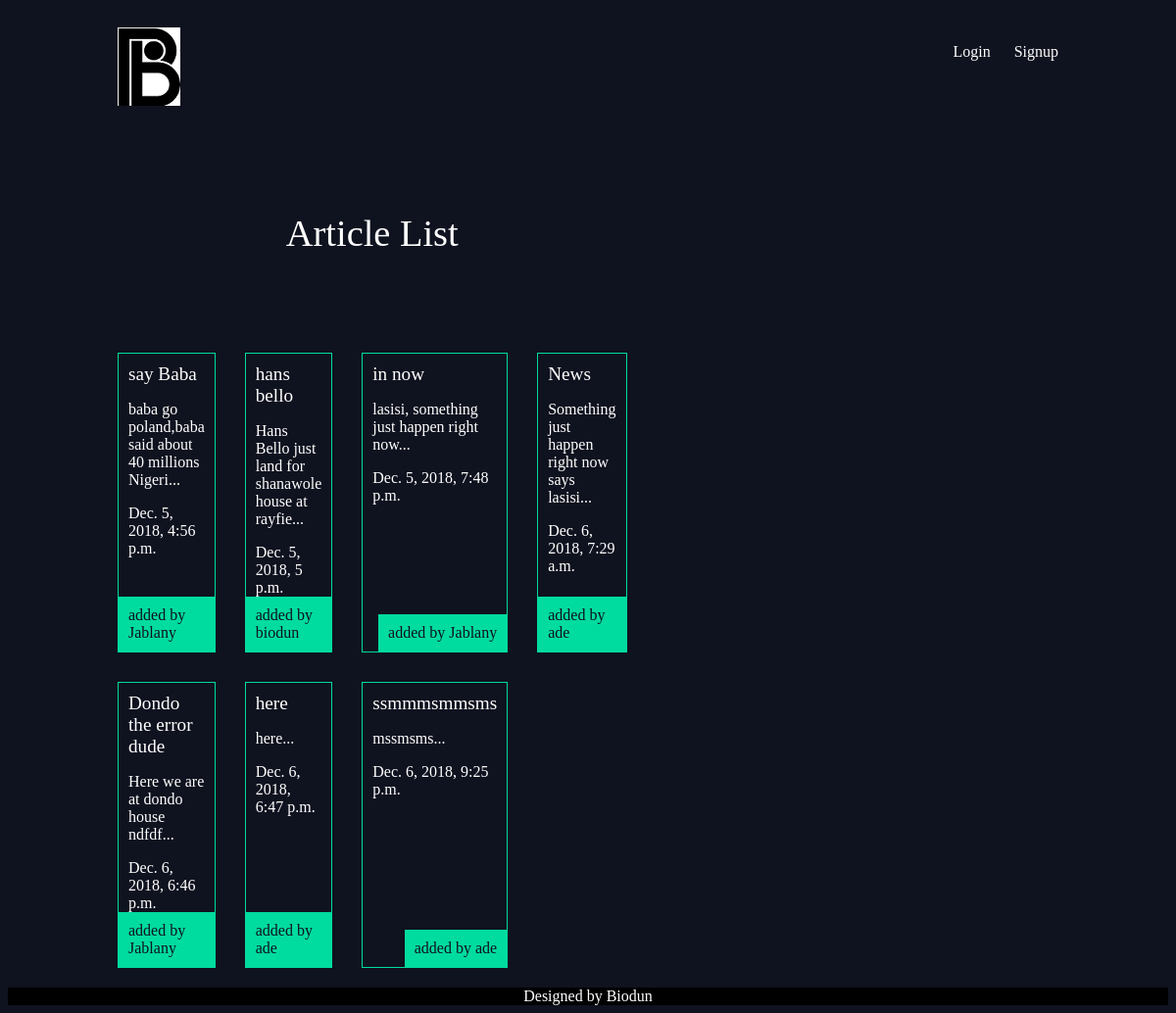
The app's page /articles/ with its own data.
### articles/models.py (models this page shows, shortened)
class Article(models.Model):
    title = models.CharField(max_length=100)
    slug = models.SlugField()
    body = models.TextField()
    date = models.DateTimeField(auto_now_add = True)
    thumb = models.ImageField(default='default.png',blank = True)
    author = models.ForeignKey(User, default=None)
    def snippet(self):
        return self.body[:50] + "..."

### articles/views.py (the view)
def article_list(request):
    articles = Article.objects.all().order_by('date')
    return render(request,'articles/article_list.html', {'articles':articles})

### articles/templates/articles/article_list.html
{% extends 'base_layout.html' %}
{% block content %}
<div class="wrapper">
               <h1>Article List</h1>
        <div class="articles">
            {% for article in articles %}
              <div class="article">
                  <h2><a href="{% url 'articles:detail' slug=article.slug %}">{{ article.title}}</a></h2>
                  <p>{{ article.snippet}}</p>
                  <p>{{ article.date}}</p>
                  <p class="author">added by {{ article.author.username}}</p>
              </div>
              {% endfor %}
        </div>
    </div>
{% endblock %}

### templates/base_layout.html (shortened to what this page needs)
{% load static from staticfiles %}
<!DOCTYPE html>
<html>
    <head>
        <link rel="stylesheet" href="{% static 'styles.css' %}">
    </head>
    <body>
        <header class="wrapper">
            <h1><a href="{% url 'home' %}"><img src="{% static 'images.png' %}" /> </a> </h1>
            <nav>
                <ul>
                    {% if user.is_authenticated %}
                    <li>
                        <form class="logout-link" action="{% url 'accounts:logout' %}" method="POST">
                            {% csrf_token %}
                            <button type="submit" >Logout</button>
                        </form>
                    </li>
                     <li><a href="{% url 'articles:create' %}" class="highlight">New Article</a></li>
                    {% else %}
                        <li><a href="{% url 'accounts:login' %}">Login</a></li>
                        <li><a href="{% url 'accounts:signup' %}">Signup</a></li>
                    {% endif %}
                </ul>
            </nav>
            {% block content %}
            {% endblock %}
        </header>
    </body>
    <footer class="foot">Designed by Biodun</footer>
</html>

### assets/styles.css (style rules this page uses)
body { background-color: #0f121f; background-image: url(bio.png); background-repeat:no-repeat; color: #fff; }
body * { font-family: Ubuntu; }
h1,h2,h3,h4,h5 { font-weight: normal; margin: 0; }
a,a:hover, a:visited { color: #fff; text-decoration: none; }
.wrapper { max-width: 960px; margin: 0 auto; }
div.wrapper h1 { text-align: center; margin: 100px auto; font-size: 2.4em; }
header { display: grid; grid-template-columns: 1fr 1fr; padding: 20px 0; }
nav { justify-self: end; }
nav li { display: inline-block; margin-left: 20px; }
.articles { display: grid; grid-template-columns: 1fr 1fr 1fr 1fr; grid-gap: 30px; }
.article { padding: 10px; border: 1px solid #00dba0; position: relative; padding-bottom: 40px; }
.article h2 { font-size: 1.2em; }
.article .author { padding: 10px; background: #00dba0; position: absolute; right: 0; bottom: 0; margin: 0; color: #0f121f; }
.foot { background: black; text-align: center; }

### records on screen
Article: title "say Baba", snippet "baba go poland,baba said about 40 millions Nigeri...", date "Dec. 5, 2018, 4:56 p.m.", author.username "Jablany"
Article: title "hans bello", snippet "Hans Bello just land for shanawole house at rayfie...", date "Dec. 5, 2018, 5 p.m.", author.username "biodun"
Article: title "in now", snippet "lasisi, something just happen right now...", date "Dec. 5, 2018, 7:48 p.m.", author.username "Jablany"
Article: title "News", snippet "Something just happen right now says lasisi...", date "Dec. 6, 2018, 7:29 a.m.", author.username "ade"
Article: title "Dondo the error dude", snippet "Here we are at dondo house ndfdf...", date "Dec. 6, 2018, 6:46 p.m.", author.username "Jablany"
Article: title "here", snippet "here...", date "Dec. 6, 2018, 6:47 p.m.", author.username "ade"
Article: title "ssmmmsmmsms", snippet "mssmsms...", date "Dec. 6, 2018, 9:25 p.m.", author.username "ade"
